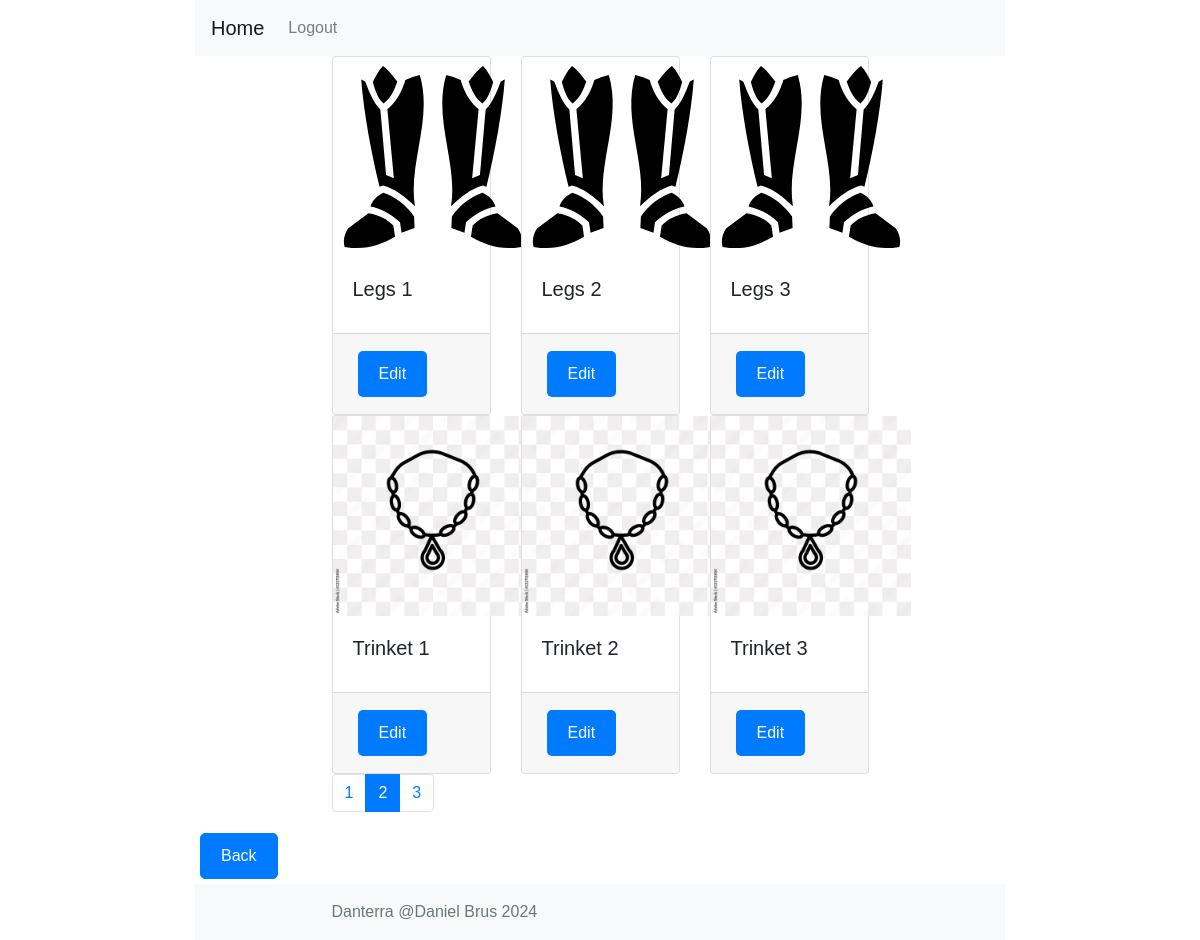
/admin/edit_item_display.php?page=2 (signed in), run on the app's committed database.
### tables this page shows
CREATE TABLE `sp_items` (
  `item_id` int(11) NOT NULL,
  `name` varchar(255) NOT NULL,
  `image` text NOT NULL,
  `strength` int(11) NOT NULL,
  `hitpoints` int(11) NOT NULL,
  `luck` int(11) NOT NULL,
  `equipment_type` enum('Weapon','Armor','Legs','Trinket') DEFAULT NULL,
  `price_to_buy` int(11) NOT NULL,
  `price_to_sell` int(11) NOT NULL
);

### db/database.php (called while the page is built, shortened)
<?php
class DatabaseConnection
{
    private static $pdo;
    public static function getPDOConnection()
    {
        if (!self::$pdo) {
            self::$pdo = new PDO(
                'mysql:host=' . DB_HOSTNAME .
                    ';dbname=' . DB_DATABASE,
                DB_USERNAME,
                DB_PASSWORD
            );
            self::$pdo->setAttribute(PDO::ATTR_DEFAULT_FETCH_MODE, PDO::FETCH_ASSOC);
            $statement = self::$pdo->prepare('SHOW TABLES');
            $statement->execute();
            $results = $statement->fetchAll(PDO::FETCH_COLUMN);
        }
        return self::$pdo;
    }
}
abstract class Database implements DatabaseOperations
{
    protected $pdo;
    public function __construct()
    {
        $this->pdo = DatabaseConnection::getPDOConnection();
    }
    protected function runQuery($sql, $params = [])
    {
        $statement = $this->pdo->prepare($sql);
        foreach ($params as $key => $val) {
            if ($key === 'itemsPerPage' || $key === 'offset') {
                $statement->bindValue(':' . $key, $val, PDO::PARAM_INT);
            } else if (is_int($val)) {
                $statement->bindValue(':' . $key, $val, PDO::PARAM_INT);
            } else {
                $statement->bindValue(':' . $key, $val);
            }
        }
        $statement->execute();
        return $statement->fetchAll(PDO::FETCH_ASSOC);
    }
}

### db/ItemsDB.php (called while the page is built, shortened)
<?php
require_once 'database.php';
class ItemsDB extends Database
{
    public function findAll($itemsPerPage = null, $offset = null)
    {
        $sql = "SELECT * FROM sp_items";
        if ($itemsPerPage !== null && $offset !== null) {
            $sql .= " LIMIT :itemsPerPage OFFSET :offset";
            return $this->runQuery($sql, ['itemsPerPage' => $itemsPerPage, 'offset' => $offset]);
        }
        return $this->runQuery($sql, []);
    }
    public function getTotalCount()
    {
        $sql = "SELECT COUNT(*) FROM sp_items";
        $result = $this->runQuery($sql, []);
        return $result[0]['COUNT(*)'];
    }
}

### admin/edit_item_display.php (the view, shortened to what this page needs)
<?php
require_once '../db/ItemsDB.php';
$itemsDB = new ItemsDB();
$itemsPerPage = 6;
$page = isset($_GET['page']) ? $_GET['page'] : 1;
$offset = ($page - 1) * $itemsPerPage;
$items = $itemsDB->findAll($itemsPerPage, $offset);
$totalItems = $itemsDB->getTotalCount();
$totalPages = ceil($totalItems / $itemsPerPage);
include '../includes/admin_head.php';
?>
<div class="container">
    <div class="row">
        <?php foreach ($items as $item) : ?>
            <div class="col-md-4">
                <div class="card h-100">
                    <img class="card-img-top" src="../<?php echo $item['image']; ?>" alt="<?php echo $item['name']; ?>">
                    <div class="card-body">
                        <h5 class="card-title"><?php echo $item['name']; ?></h5>
                    </div>
                    <div class="card-footer">
                        <a class="btn" href="../store_item_id_admin.php?item_id=<?php echo $item['item_id']; ?>">Edit</a>
                    </div>
                </div>
            </div>
        <?php endforeach; ?>
    </div>
    <nav aria-label="Page navigation">
        <ul class="pagination">
            <?php for ($i = 1; $i <= $totalPages; $i++) : ?>
                <li class="page-item <?php echo $i == $page ? 'active' : ''; ?>">
                    <a class="page-link" href="?page=<?php echo $i; ?>"><?php echo $i; ?></a>
                </li>
            <?php endfor; ?>
        </ul>
    </nav>
</div>
<a href="admin_interface.php" class="btn btn-primary">Back</a>
<?php
include '../includes/foot.php';

### css/style.css (style rules this page uses)
body { font-family: Arial, sans-serif; }
.card-img-top { width: 200px; height: 200px; object-fit: cover; display: block; margin-left: auto; margin-right: auto; }
.btn { display: inline-block; padding: 10px 20px; margin: 5px; background-color: #007BFF; color: white; text-decoration: none; border-radius: 5px; transition: background-color 0.3s ease; }
.container { max-width: 70%; margin: auto; }

### data on the page
sp_items: image (picture), name "Legs 1"
sp_items: image (picture), name "Legs 2"
sp_items: image (picture), name "Legs 3"
sp_items: image (picture), name "Trinket 1"
sp_items: image (picture), name "Trinket 2"
sp_items: image (picture), name "Trinket 3"
